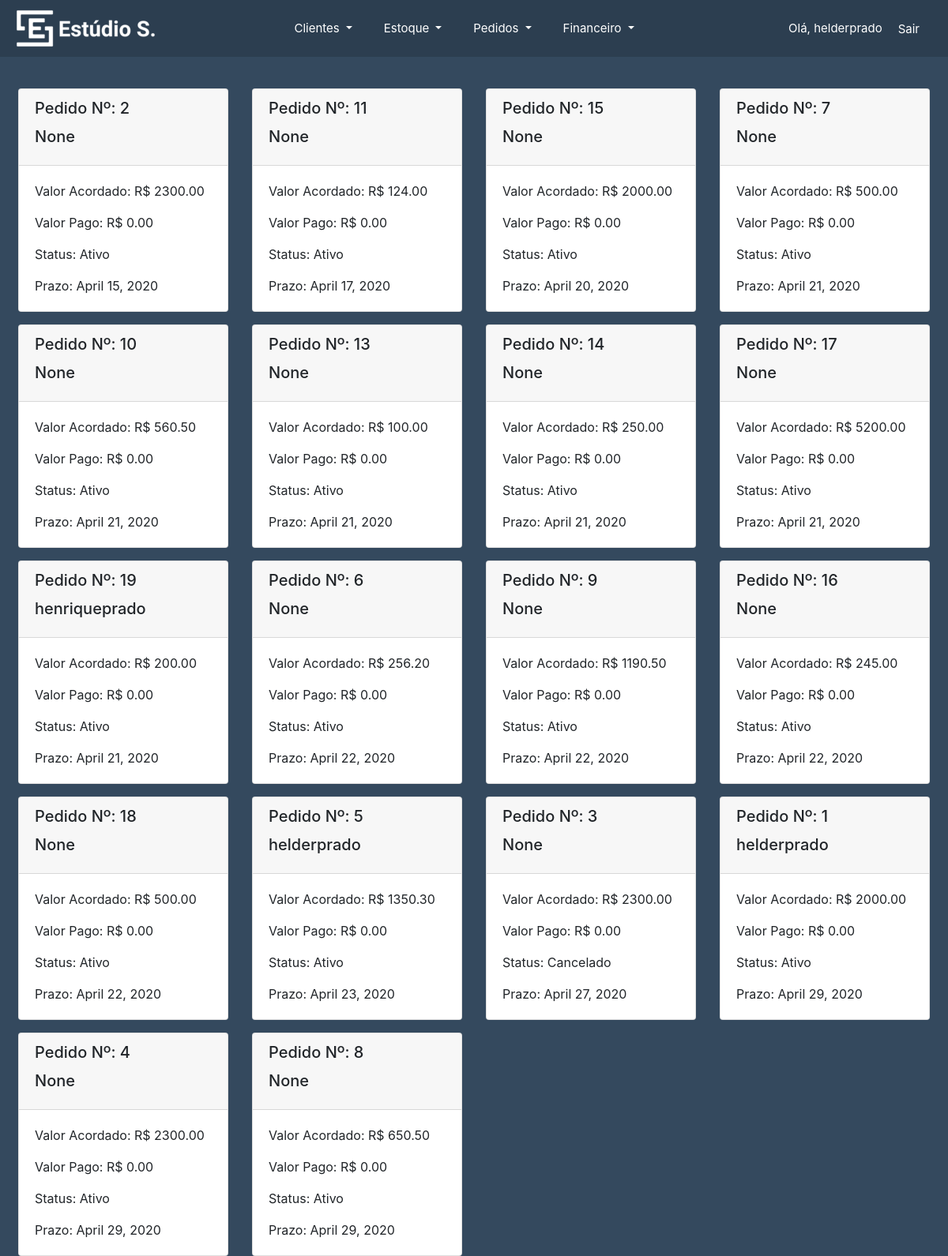
The page /pedidos/ (signed in) on the database its author committed.
### estoque/models.py (models this page shows, shortened)
class Pedidos(models.Model):
	data = models.DateTimeField(auto_now_add=True, null=True, blank=True)
	cliente = models.ForeignKey(Clientes, to_field='nome', on_delete= models.SET_NULL, null=True)
	valor_acordado = models.DecimalField(max_digits=1000, decimal_places=2)
	valor_pago = models.DecimalField(max_digits=1000, decimal_places=2, default=0)
	status = models.CharField(default="Ativo", max_length = 100, blank=True, null=False)
	prazo = models.DateField(null=True, blank=True)
	class Meta:
		ordering = ['prazo',]

### cliente/models.py (models this page shows)
class Clientes(models.Model):
	user = models.OneToOneField(User, null=True, on_delete=models.CASCADE)
	data = models.DateTimeField(auto_now_add=True, null=True, blank=True)
	nome = models.CharField(max_length=200, unique=True)
	telefone = models.CharField(max_length=200, null=True, blank=True)
	endereco = models.CharField(max_length=200, null=True, blank=True)
	class Meta:
		ordering = ['nome',]
	def __str__(self):
		return str(self.user)

### estoque/decorators.py (the view)
		def wrapper_func(request, *args, **kwargs):
			group = None
			if request.user.groups.exists():
				group = request.user.groups.all()[0].name
			if group in allowed_roles:
				return view_func(request, *args, **kwargs)
			else:
				return HttpResponse('Você não está autorizado a acessar essa página.')

### estoque/views.py (called while the page is built)
@login_required(login_url='login')
@allowed_users(allowed_roles='admin')
def pedidos_view(request):
	pedidos = Pedidos.objects.all()
	quantidade_pedidos = pedidos.count()
	context = {
		'pedidos': pedidos,
		'quantidade_pedidos': quantidade_pedidos
	}
	return render(request, 'pedidos.html', context)

### estoque/templates/pedidos.html (shortened to what this page needs)
{% extends 'base.html' %}
{% load bootstrap %}
{% block content %}
<br>
<body style="background-color: #34495e;">
<div class="row ml-2 mr-2">
	{% for pedido in pedidos %}
	  <div class="col-sm-3">
	    <div class="card mt-3">
	    	<div class="card-header">
	      		<h5 class="card-title">Pedido Nº: {{ pedido.id }}</h5>
	        	<h5 class="card-title">{{ pedido.cliente }}</h5>
			</div>
	      <div class="card-body pb-1">
		        <p class="card-text">Valor Acordado: R$ {{ pedido.valor_acordado }}</p>
		        <p class="card-text">Valor Pago: R$ {{ pedido.valor_pago }}</p>
		        <p class="card-text">Status: {{ pedido.status }}</p>
		        <p class="card-text">Prazo: {{ pedido.prazo }}</p>
	      </div>
	    </div>
	  </div>
	  <br>
	{% endfor %}
</div>
{% endblock %}

### estoque/templates/base.html (shortened to what this page needs)
{% load static %}
<!doctype html>
<html lang="en">
  <head>
    <link rel="stylesheet" href="https://stackpath.bootstrapcdn.com/bootstrap/4.4.1/css/bootstrap.min.css">
    <link rel="stylesheet" href="{% static 'css/main.css' %}" >
  </head>
  <body>
    <nav class="navbar static-top navbar-expand-lg navbar-dark bg-dark">
      <img src="{% static 'images/logo.png' %}">
      <div class="collapse navbar-collapse" id="navbarSupportedContent">
      {% if request.user.is_staff %}
        <ul class="navbar-nav w-100 justify-content-center">
          <li class="nav-item dropdown mr-4">
            <a class="nav-link text-white dropdown-toggle" href="" id="navbarDropdown" role="button" data-toggle="dropdown" aria-haspopup="true" aria-expanded="">
              Clientes
            </a>
          </li>
          <li class="nav-item dropdown mr-4">
            <a class="nav-link text-white dropdown-toggle" href="" id="navbarDropdown" role="button" data-toggle="dropdown" aria-haspopup="true" aria-expanded="false">
              Estoque
            </a>
          </li>
          <li class="nav-item dropdown mr-4">
            <a class="nav-link text-white dropdown-toggle" href="" id="navbarDropdown" role="button" data-toggle="dropdown" aria-haspopup="true" aria-expanded="false">
              Pedidos
            </a>
          </li>
          <li class="nav-item dropdown mr-4">
            <a class="nav-link text-white dropdown-toggle" href="" id="navbarDropdown" role="button" data-toggle="dropdown" aria-haspopup="true" aria-expanded="false">
              Financeiro
            </a>
          </li>
        </ul>
      {% endif %}
      </div>
      <span class="hello-msg">Olá, {{ request.user }} </span>
      <span><a class="hello-msg" href="{% url 'logout' %}">Sair</a></span>
    </nav>
    {% block content %}
    {% endblock %}
  </body>
</html>

### static/css/main.css (style rules this page uses)
.navbar { background: #2c3e50 !important; }
.hello-msg { font-size: 15px !important; color: #fff !important; margin-right: 20px !important; }
.nav-item { font-size: 15px !important; }

### rows shown on the page
Pedidos: id "2", cliente "None", valor_acordado "2300.00", valor_pago "0.00", status "Ativo", prazo "April 15, 2020"
Pedidos: id "11", cliente "None", valor_acordado "124.00", valor_pago "0.00", status "Ativo", prazo "April 17, 2020"
Pedidos: id "15", cliente "None", valor_acordado "2000.00", valor_pago "0.00", status "Ativo", prazo "April 20, 2020"
Pedidos: id "7", cliente "None", valor_acordado "500.00", valor_pago "0.00", status "Ativo", prazo "April 21, 2020"
Pedidos: id "10", cliente "None", valor_acordado "560.50", valor_pago "0.00", status "Ativo", prazo "April 21, 2020"
Pedidos: id "13", cliente "None", valor_acordado "100.00", valor_pago "0.00", status "Ativo", prazo "April 21, 2020"
Pedidos: id "14", cliente "None", valor_acordado "250.00", valor_pago "0.00", status "Ativo", prazo "April 21, 2020"
Pedidos: id "17", cliente "None", valor_acordado "5200.00", valor_pago "0.00", status "Ativo", prazo "April 21, 2020"
Pedidos: id "19", cliente "henriqueprado", valor_acordado "200.00", valor_pago "0.00", status "Ativo", prazo "April 21, 2020"
Pedidos: id "6", cliente "None", valor_acordado "256.20", valor_pago "0.00", status "Ativo", prazo "April 22, 2020"
Pedidos: id "9", cliente "None", valor_acordado "1190.50", valor_pago "0.00", status "Ativo", prazo "April 22, 2020"
Pedidos: id "16", cliente "None", valor_acordado "245.00", valor_pago "0.00", status "Ativo", prazo "April 22, 2020"
Pedidos: id "18", cliente "None", valor_acordado "500.00", valor_pago "0.00", status "Ativo", prazo "April 22, 2020"
Pedidos: id "5", cliente "helderprado", valor_acordado "1350.30", valor_pago "0.00", status "Ativo", prazo "April 23, 2020"
Pedidos: id "3", cliente "None", valor_acordado "2300.00", valor_pago "0.00", status "Cancelado", prazo "April 27, 2020"
Pedidos: id "1", cliente "helderprado", valor_acordado "2000.00", valor_pago "0.00", status "Ativo", prazo "April 29, 2020"
Pedidos: id "4", cliente "None", valor_acordado "2300.00", valor_pago "0.00", status "Ativo", prazo "April 29, 2020"
Pedidos: id "8", cliente "None", valor_acordado "650.50", valor_pago "0.00", status "Ativo", prazo "April 29, 2020"

### other values the page prints
{{ request.user }} "helderprado"
